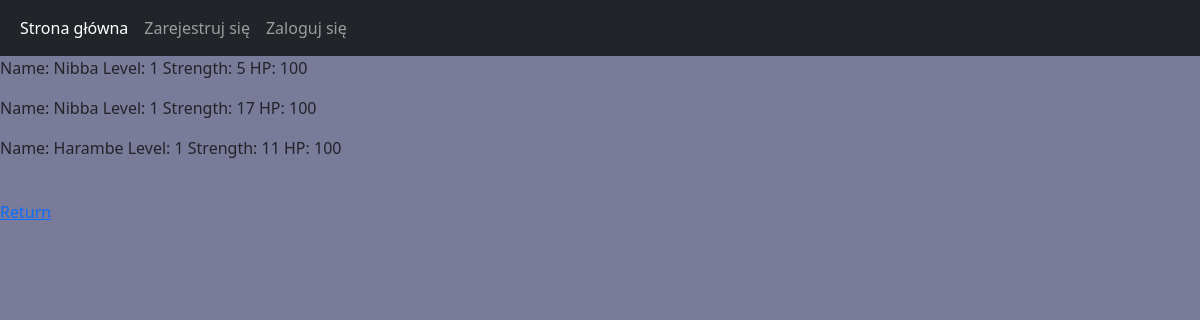
The app's page /pvp_gorillas, older data.
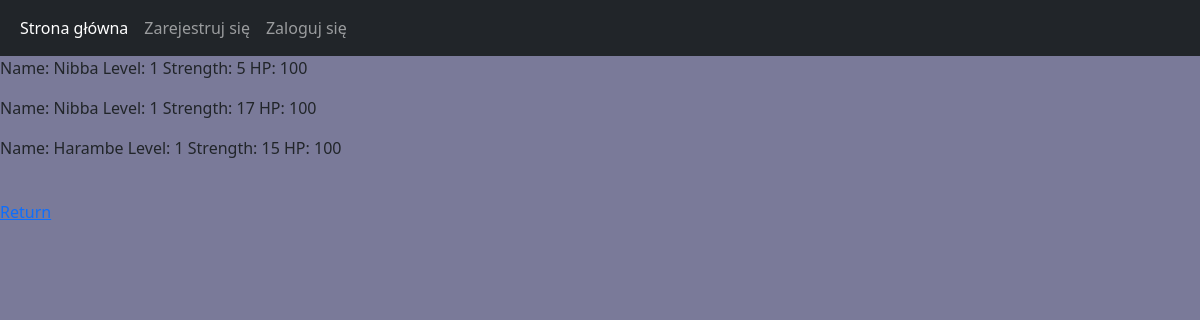
The same page, newer data.
### monkeapp/models.py (models this page shows)
class Gorilla(models.Model):
    name = models.CharField(max_length=30)
    level = models.IntegerField(default=1)
    strength = models.IntegerField(default=5)
    hp = models.IntegerField(default=100)
    skill_points = models.IntegerField(default=0)
    owner = models.ForeignKey(User, on_delete=models.CASCADE)

### monkeapp/views.py (the view)
# urls.py: path('pvp_gorillas', views.pvp_gorillas, name='pvp'),
def pvp_gorillas(request):
	all_gorillas = Gorilla.objects.all()
	context = {
		'all_gorillas': all_gorillas
	}
	return render(request, 'pvp_gorillas.html', context)

### monkeapp/templates/pvp_gorillas.html (shortened to what this page needs)
{% extends 'base.html' %}
{% block content %}
<div>
    <div>
        {% for gorilla in all_gorillas %}
        <p>Name: {{ gorilla.name }}  Level: {{ gorilla.level }}  Strength: {{ gorilla.strength }}  HP:  {{ gorilla.hp }}</p>
        {% endfor %}
        <br>
        <a href="/">
            Return
        </a>
    </div>
</div>
{% endblock %}

Row changes from the older to the newer data that the page shows:
changed Gorilla "Harambe": strength "11" → "15"
